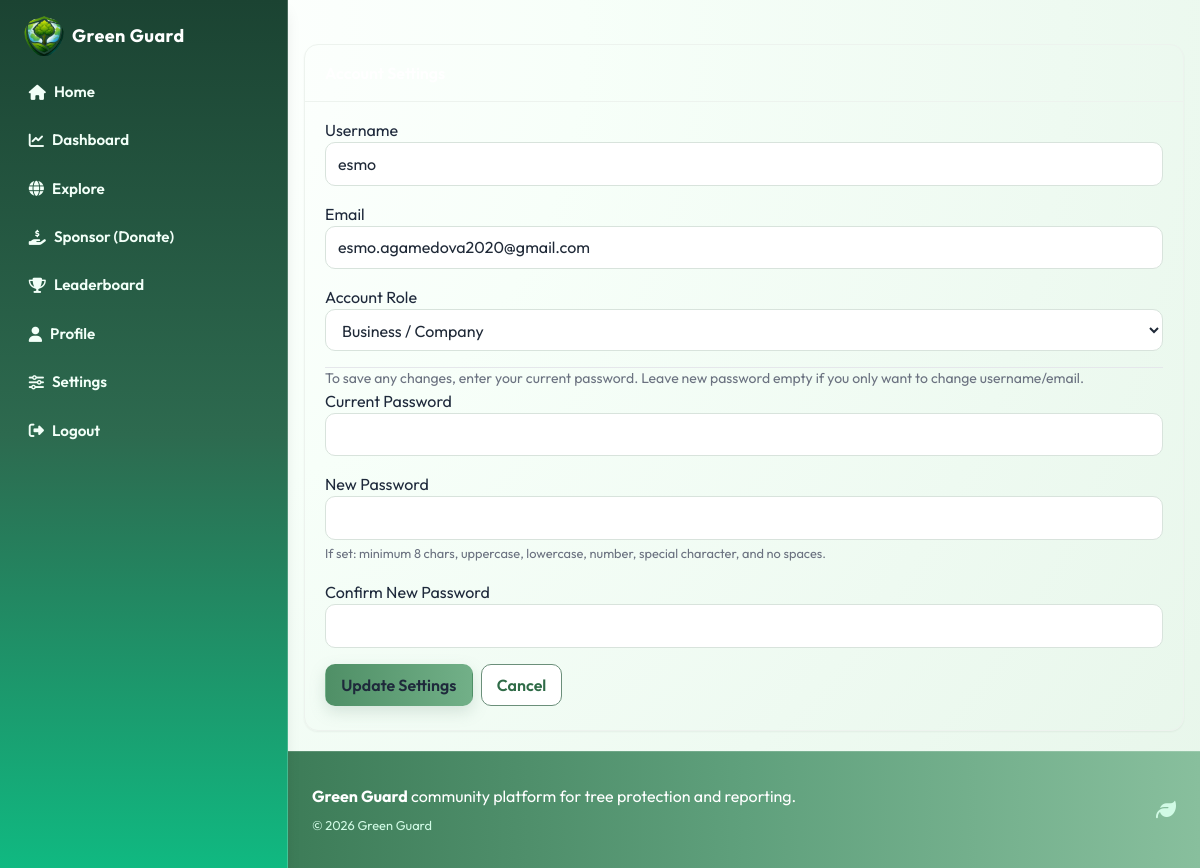
Before: /settings (signed in) with the older database file.
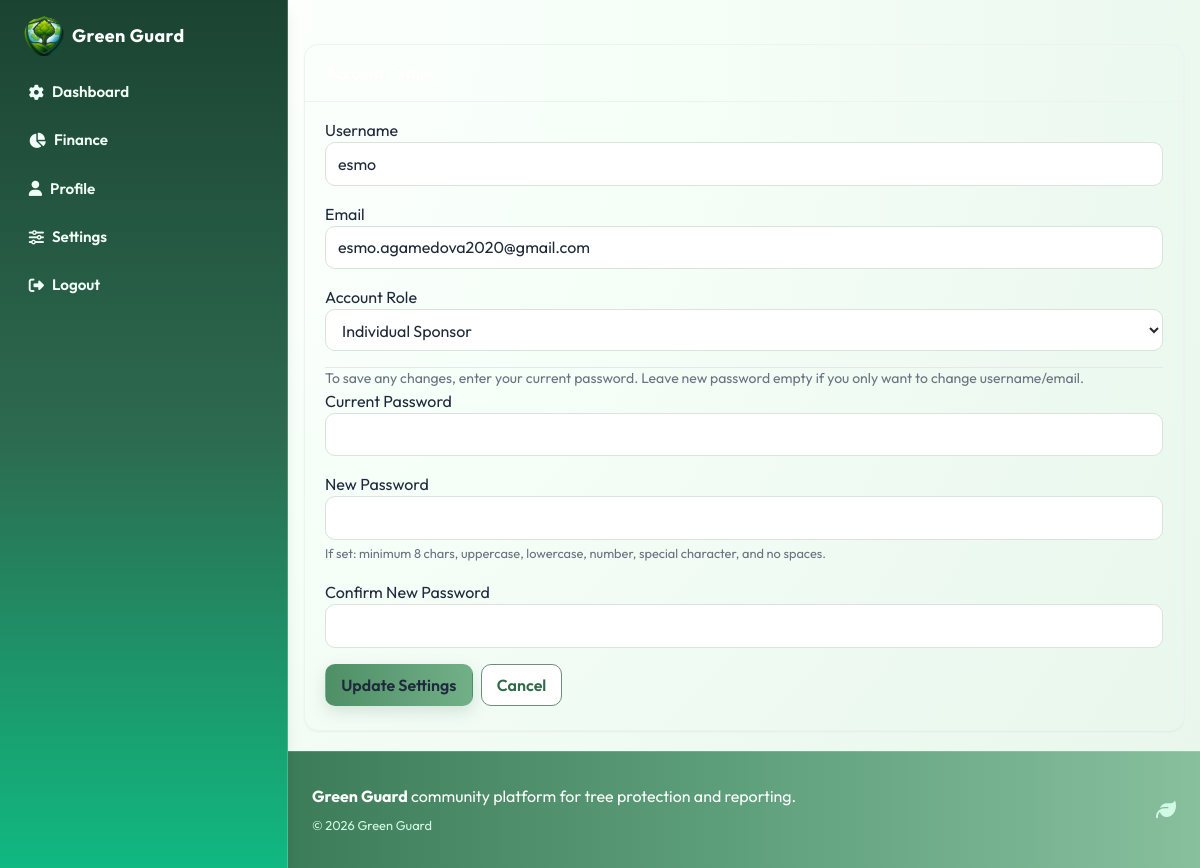
After: the same page with the newer database file.
### models.py (models this page shows)
class User(UserMixin, db.Model):
    id = db.Column(db.Integer, primary_key=True)
    username = db.Column(db.String(80), unique=True, nullable=False)
    email = db.Column(db.String(120), unique=True, nullable=False)
    password_hash = db.Column(db.String(255), nullable=False)
    role = db.Column(db.String(30), default="individual", nullable=False)
    is_admin = db.Column(db.Boolean, default=False, nullable=False)
    created_at = db.Column(
        db.DateTime, default=datetime.utcnow, nullable=False)
    tree_records = db.relationship(
        "TreeRecord", backref="user", lazy=True, cascade="all, delete-orphan"
    )
    cutting_reports = db.relationship(
        "CuttingReport", backref="user", lazy=True, cascade="all, delete-orphan"
    )
    volunteer_signups = db.relationship(
        "VolunteerCampaignSignup", backref="user", lazy=True, cascade="all, delete-orphan"
    )
    support_donations = db.relationship(
        "SupportDonation", backref="user", lazy=True, cascade="all, delete-orphan"
    )
    created_campaigns = db.relationship(
        "Campaign", backref="creator", lazy=True, foreign_keys="Campaign.creator_user_id"
    )

### routes/auth.py (the view, shortened to what this page needs)
@auth_bp.route("/settings", methods=["GET", "POST"])
@login_required
def settings():
    form = AccountSettingsForm(obj=current_user)
    return render_template("auth/settings.html", form=form)

### forms.py (shortened to what this page needs)
class AccountSettingsForm(FlaskForm):
    username = StringField("Username", validators=[
                           InputRequired(), Length(min=3, max=80)])
    email = StringField("Email", validators=[
                        InputRequired(), Email(), Length(max=120)])
    role = SelectField("Account Role", choices=ROLE_CHOICES,
                       validators=[InputRequired()])
    current_password = PasswordField(
        "Current Password", validators=[InputRequired()])
    new_password = PasswordField("New Password", validators=[
                                 Optional(), Length(min=8, max=128)])
    confirm_new_password = PasswordField(
        "Confirm New Password", validators=[Optional(), EqualTo("new_password", message="New passwords must match.")]
    )
    submit = SubmitField("Update Settings")

### app.py (called while the page is built)
@login_manager.user_loader
def load_user(user_id: str):
    from models import User
    return User.query.get(int(user_id))

### templates/auth/settings.html (shortened to what this page needs)
{% extends 'base.html' %}
{% block content %}
  <div class="container my-5">
    <div class="row justify-content-center">
      <div class="col-lg-7">
        <div class="card shadow-sm">
          <div class="card-header bg-primary text-white">
            <h1 class="h5 mb-0">Account Settings</h1>
          </div>
          <div class="card-body">
            <form method="POST">
              <div class="form-group">
                {{ form.username.label }}
                {{ form.username(class='form-control') }}
              </div>
              <div class="form-group">
                {{ form.email.label }}
                {{ form.email(class='form-control') }}
              </div>
              <div class="form-group">
                {{ form.role.label }}
                {{ form.role(class='form-control') }}
              </div>
              <hr />
              <p class="text-muted small">To save any changes, enter your current password. Leave new password empty if you only want to change username/email.</p>
              <div class="form-group">
                {{ form.current_password.label }}
                {{ form.current_password(class='form-control', autocomplete='current-password') }}
              </div>
              <div class="form-group">
                {{ form.new_password.label }}
                {{ form.new_password(class='form-control', autocomplete='new-password') }}
                <small class="form-text text-muted">If set: minimum 8 chars, uppercase, lowercase, number, special character, and no spaces.</small>
              </div>
              <div class="form-group">
                {{ form.confirm_new_password.label }}
                {{ form.confirm_new_password(class='form-control', autocomplete='new-password') }}
              </div>
              <div class="d-flex flex-wrap">
                {{ form.submit(class='btn btn-primary mr-2 mb-2') }}
                <a href="{{ url_for('main.profile') }}" class="btn btn-outline-secondary mb-2">Cancel</a>
              </div>
            </form>
          </div>
        </div>
      </div>
    </div>
  </div>
{% endblock %}

### templates/base.html (shortened to what this page needs)
<!DOCTYPE html>
<html lang="en">
  <head>
    <script src="https://cdn.tailwindcss.com"></script>
    <link rel="stylesheet" href="https://cdnjs.cloudflare.com/ajax/libs/font-awesome/6.4.2/css/all.min.css" />
    <link rel="stylesheet" href="{{ url_for('static', filename='css/style.css') }}" />
  </head>
  <body class="min-h-screen font-sans text-slate-800 antialiased">
    <div class="min-h-screen md:flex">
      <aside class="gg-sidebar z-40 border-b border-white/20 bg-gradient-to-b from-gg-forest via-gg-moss to-emerald-500 shadow-lg md:sticky md:top-0 md:h-screen md:w-72 md:shrink-0 md:border-b-0 md:border-r">
        <div class="flex items-center justify-between px-4 py-4 sm:px-6 md:justify-start">
          <a class="inline-flex items-center gap-2 text-white" href="{{ url_for('admin.dashboard') if current_user.is_authenticated and current_user.is_admin else url_for('main.index') }}">
            <img src="{{ url_for('static', filename='images/green-guard-logo.png') }}" alt="Green Guard logo" class="h-10 w-10 rounded-full object-cover object-top" />
            <strong class="text-lg tracking-wide">Green Guard</strong>
          </a>
        </div>
        <div id="menuPanel" class="hidden px-3 pb-4 md:block md:px-4 md:pb-6">
          <ul class="flex flex-col gap-2">
            {% if current_user.is_authenticated and current_user.is_admin %}
              <li>
                <a class="gg-nav-link" href="{{ url_for('admin.dashboard') }}"><i class="fas fa-cog"></i> Dashboard</a>
              </li>
              <li>
                <a class="gg-nav-link" href="{{ url_for('admin.money') }}"><i class="fas fa-chart-pie"></i> Finance</a>
              </li>
              <li>
                <a class="gg-nav-link" href="{{ url_for('main.profile') }}"><i class="fas fa-user"></i> Profile</a>
              </li>
              <li>
                <a class="gg-nav-link" href="{{ url_for('auth.settings') }}"><i class="fas fa-sliders-h"></i> Settings</a>
              </li>
              <li>
                <a class="gg-nav-link" href="{{ url_for('auth.logout') }}"><i class="fas fa-sign-out-alt"></i> Logout</a>
              </li>
            {% elif current_user.role == 'business' %}
              <li>
                <a class="gg-nav-link" href="{{ url_for('main.index') }}"><i class="fas fa-home"></i> Home</a>
              </li>
              <li>
                <a class="gg-nav-link" href="{{ url_for('main.business_dashboard') }}"><i class="fas fa-chart-line"></i> Dashboard</a>
              </li>
              <li>
                <a class="gg-nav-link" href="{{ url_for('main.explore') }}"><i class="fas fa-globe"></i> Explore</a>
              </li>
              <li>
                <a class="gg-nav-link" href="{{ url_for('main.sponsorship_donations') }}"><i class="fas fa-hand-holding-dollar"></i> Sponsor (Donate)</a>
              </li>
              <li>
                <a class="gg-nav-link" href="{{ url_for('main.leaderboard') }}"><i class="fas fa-trophy"></i> Leaderboard</a>
              </li>
            {% endif %}
            {% if current_user.is_authenticated and not current_user.is_admin %}
              <li>
                <a class="gg-nav-link" href="{{ url_for('main.profile') }}"><i class="fas fa-user"></i> Profile</a>
              </li>
              <li>
                <a class="gg-nav-link" href="{{ url_for('auth.settings') }}"><i class="fas fa-sliders-h"></i> Settings</a>
              </li>
              <li>
                <a class="gg-nav-link" href="{{ url_for('auth.logout') }}"><i class="fas fa-sign-out-alt"></i> Logout</a>
              </li>
            {% endif %}
          </ul>
        </div>
      </aside>
      <div class="flex min-h-screen flex-1 flex-col">
        <main class="gg-main flex-1">
          {% block content %}
          {% endblock %}
        </main>
        <footer class="gg-footer mt-auto border-t border-white/15 py-8 text-white">
          <div class="mx-auto flex w-full max-w-6xl items-center justify-between gap-3 px-4 sm:px-6">
            <div>
              <p class="mb-1 text-sm sm:text-base">
                <strong>Green Guard</strong> community platform for tree protection and reporting.
              </p>
              <small class="text-emerald-100">&copy; 2026 Green Guard</small>
            </div>
            <i class="fas fa-leaf text-xl text-emerald-100"></i>
          </div>
        </footer>
      </div>
    </div>
  </body>
</html>

### static/css/style.css (style rules this page uses)
:root { --gg-green-dark: #2f6b47; --gg-green-mid: #5fa07c; --gg-green-soft: #ecf9f0; --gg-earth: #b8a398; --gg-blush: #dff3e5; --gg-sky: #d8efe0; --gg-lemon: #f1f8dc; --gg-text: #223229; --gg-shadow: 0 10px 24px rgba(74, 125, 95, 0.16); }
body { font-family: 'Outfit', sans-serif; background: radial-gradient(circle at 8% 4%, #ffffff 0%, #f7fff9 35%, #eefaf1 70%, #e7f6ea 100%); color: var(--gg-text); }
.gg-nav-link { display: inline-flex; align-items: center; gap: 0.5rem; width: 100%; border-radius: 12px; padding: 0.55rem 0.8rem; color: #f2fff8; font-weight: 600; font-size: 0.95rem; transition: background-color 0.2s ease, transform 0.2s ease; }
.gg-sidebar { backdrop-filter: blur(6px); }
.gg-main { min-height: 70vh; }
.gg-footer { background: linear-gradient(90deg, #3d7c58 0%, #5fa07c 50%, #88bf9d 100%); }
.card { border: 1px solid #edf3ee; border-radius: 14px; box-shadow: var(--gg-shadow); }
.btn, .form-control, .custom-select { border-radius: 10px; }
.btn-primary, .btn-success { border: none; background: linear-gradient(90deg, #4f8f66 0%, #72b088 100%); box-shadow: 0 6px 15px rgba(122, 157, 138, 0.25); }
.container { width: 100%; max-width: 1120px; margin-left: auto; margin-right: auto; padding-left: 1rem; padding-right: 1rem; }
.row { display: flex; flex-wrap: wrap; margin-left: -0.75rem; margin-right: -0.75rem; }
[class*="col-"] { width: 100%; padding-left: 0.75rem; padding-right: 0.75rem; }
.d-flex { display: flex; }
.justify-content-center { justify-content: center; }
.text-white, .text-light { color: #ffffff; }
.text-muted { color: #6b7280; }
.small, small { font-size: 0.875rem; }
.card-header, .card-body { padding: 1rem 1.25rem; }
.card-header { border-bottom: 1px solid #edf3ee; border-radius: 14px 14px 0 0; font-weight: 600; }
.btn { display: inline-flex; align-items: center; justify-content: center; gap: 0.35rem; font-weight: 600; border: 1px solid transparent; padding: 0.5rem 0.95rem; cursor: pointer; text-decoration: none; }
.btn-outline-primary, .btn-outline-secondary { border-color: #6b8f7a; color: #2f6b47; background: #ffffff; }
.form-group { margin-bottom: 1rem; }
.form-control, .custom-select { width: 100%; background: #fff; border: 1px solid #d8e3dc; padding: 0.55rem 0.75rem; color: #1f2937; }
.shadow-sm { box-shadow: 0 6px 18px rgba(74, 125, 95, 0.12); }
.flex-wrap { flex-wrap: wrap; }
.mr-2 { margin-right: 0.5rem; }
.my-5 { margin-top: 3rem; margin-bottom: 3rem; }
.mb-0 { margin-bottom: 0; }
.mb-1 { margin-bottom: 0.25rem; }
.mb-2 { margin-bottom: 0.5rem; }
.py-4 { padding-top: 1.5rem; padding-bottom: 1.5rem; }

Changed rows visible on the page:
changed User "esmo": is_admin False → True (drawn); role "Business / Company" → "Individual Sponsor"
Other visible differences:
text no longer shown: "Home Explore Sponsor (Donate) Leaderboard"
text now shown: "Finance"
